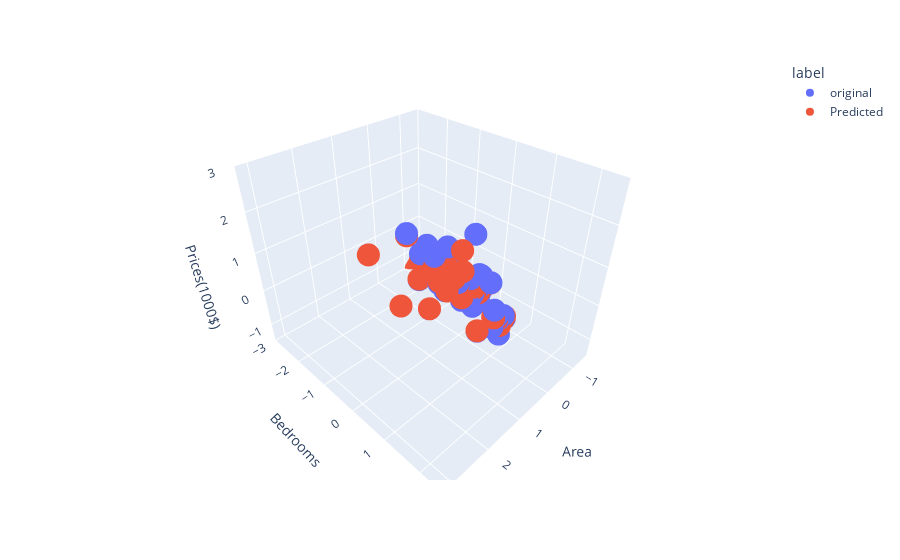

This figure's notebook cell:
### Code cell
#plot the dataframe using plotly
fig = px.scatter_3d(df, x="Area", y="Bedrooms", color="label",z="Prices(1000$)" )
fig.show()
